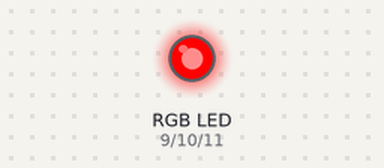
A sketch run on a simulated Arduino Uno, built with avr-gcc and run on an emulated ATmega328P. Parts: an RGB LED mixed from three pins (HIGH = lit).

Above: at 0.2 s.
At 1.2 s:
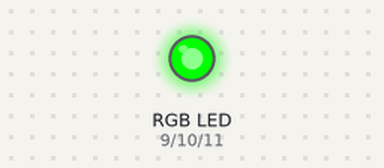
At 2.2 s:
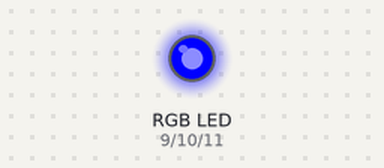
At 5.7 s:
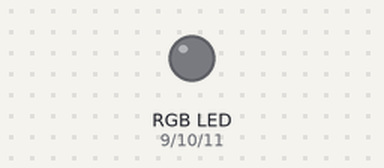
Timing chart, 0 to 6.9 s (numbered marks = the images above):
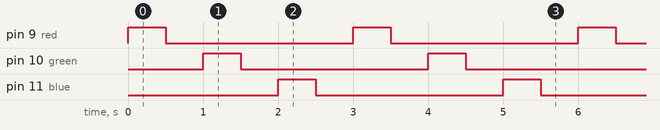

The sketch:

RGB_One_By_One.ino
```cpp
int red = 9;
int green = 10;
int blue = 11;

void setup(){
  pinMode(red, OUTPUT);
  pinMode(blue, OUTPUT);
  pinMode(green, OUTPUT);
}

void loop(){
  //turn red led on
  digitalWrite(red, HIGH);
  delay(500);
  digitalWrite(red, LOW);
  delay(500);

  //turn green led on
  digitalWrite(green, HIGH);
  delay(500);
  digitalWrite(green, LOW);
  delay(500);

  //turn blue led on
  digitalWrite(blue, HIGH);
  delay(500);
  digitalWrite(blue, LOW);
  delay(500);
}
```

Measured:
- by itself, pin 9 (red), pin 10 (green), pin 11 (blue): alternates HIGH for 0.50 s and LOW for 2.5 s
- by itself, everything shown: repeats every 3.0 s, in 6 steps
